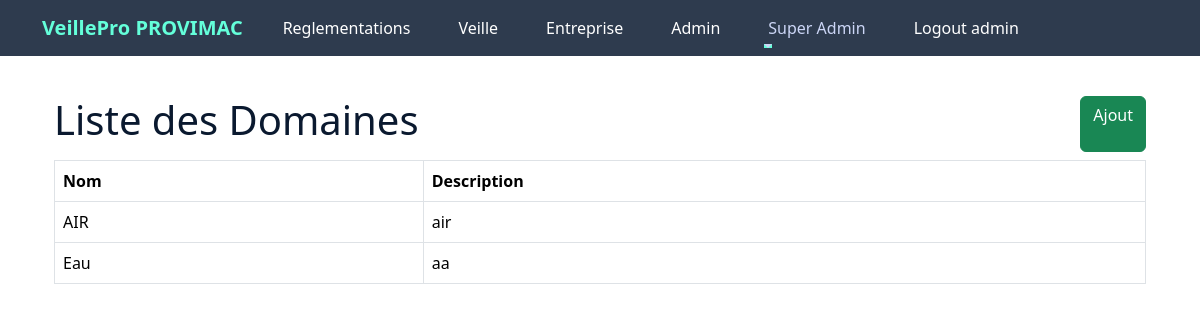
The app's page /domaines (signed in), older data.
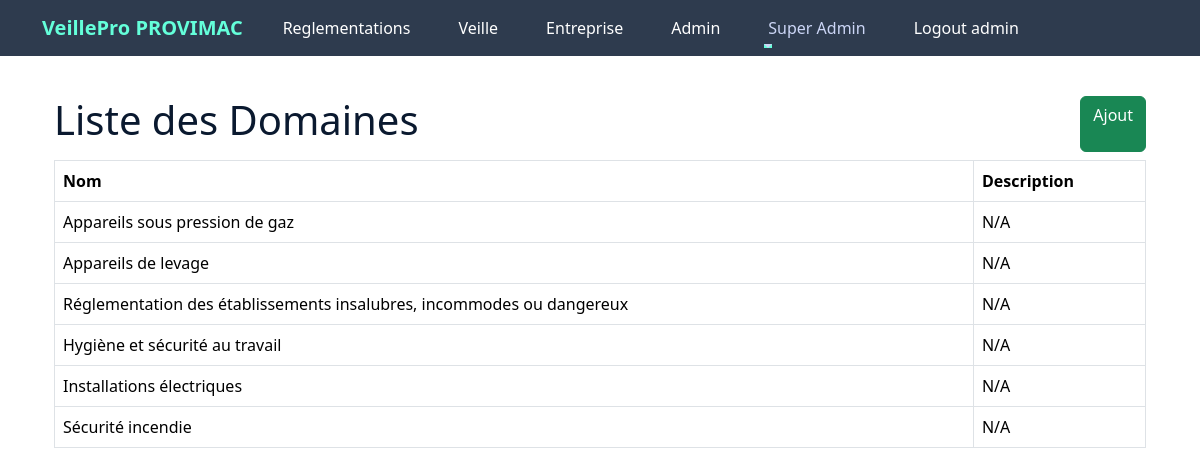
The same page, newer data.
### app/models.py (models this page shows, shortened)
class Entreprise(db.Model):
    __tablename__ = 'entreprise'
    id = db.Column(db.Integer, primary_key=True)
    nom = db.Column(db.String(100), nullable=False, unique=True )
    description = db.Column(db.Text, nullable=True)
    pays = db.Column(db.String(100), nullable=True)
    date_creation = db.Column(db.Date, nullable=True)
    utilisateurs = db.relationship('User', backref='entreprise', lazy=True,  cascade="all, delete-orphan")
    reglementations = db.relationship('EntrepriseReglementation', backref='entreprise', lazy=True,  cascade="all, delete-orphan")
    notifications = db.relationship('Notification', backref='entreprise', lazy=True)
    audits = db.relationship('Audit', backref='entreprise', lazy=True)
    secteurs = db.relationship('Secteur', secondary='entreprise_secteur', back_populates='entreprises')

class User(db.Model, UserMixin):
    __tablename__ = 'utilisateur'
    id = db.Column(db.Integer, primary_key=True)
    name = db.Column(db.String(50), nullable=False, unique=True)
    email = db.Column(db.String(120), unique=True, nullable=False)
    role = db.Column(db.Enum(RoleUtilisateur), nullable=False)
    password_hash = db.Column(db.String(128), nullable=False)
    entreprise_id = db.Column(db.Integer, db.ForeignKey('entreprise.id'), nullable=True)

class Domaine(db.Model):
    __tablename__ = 'domaine'
    id = db.Column(db.Integer, primary_key=True)
    nom = db.Column(db.String(100), nullable=False, unique=True)
    description = db.Column(db.Text, nullable=True)
    sous_domaines = db.relationship('SousDomaine', backref='domaine', lazy=True)

### app/routes/reglement.py (the view)
@bp.route('/domaines', methods=['GET'])
@role_required('ADMIN')
def liste_domaines():
    try:
        domaines = Domaine.query.all()
        return render_template('domaine/liste_domaines.html', domaines=domaines)
    except Exception as e:
        log_error(f"Erreur lors de la récupération des domaines : {str(e)}")
        flash(f"Erreur lors de la récupération des domaines : {str(e)}", "danger")
        return redirect(url_for('main.index'))  # Rediriger en cas d'erreur

### app/routes/admin.py (called while the page is built)
def role_required(allowed_roles):
    def decorator(f):
        @wraps(f)
        def decorated_function(*args, **kwargs):
            if not current_user.is_authenticated:
                flash("Vous devez être connecté pour accéder à cette page.", 'danger')
                return redirect(url_for('main.index'))
            if current_user.role.name not in allowed_roles:
                flash("Vous n'avez pas la permission d'accéder à cette page.", 'danger')
                return redirect(url_for('main.index'))
            return f(*args, **kwargs)
        return decorated_function
    return decorator

### app/templates/domaine/liste_domaines.html
{% extends "layout.html" %}
{% block content %}
<div class="container mt-4">
    <div class="d-flex justify-content-between mb-2">
        <h1>Liste des Domaines</h1>
        <a class="btn btn-success" href="{{ url_for('reglement.ajouter_domaine') }}">Ajout</a>
    </div>
    <table class="table table-bordered">
        <thead>
            <tr>
                <th>Nom</th>
                <th>Description</th>
            </tr>
        </thead>
        <tbody>
            {% for domaine in domaines %}
            <tr>
                <td>{{ domaine.nom }}</td>
                <td>{{ domaine.description or "N/A" }}</td>
            </tr>
            {% endfor %}
        </tbody>
    </table>
</div>
{% endblock %}

### app/templates/layout.html (shortened to what this page needs)
<!DOCTYPE html>
<html lang="en">
  <head>
    <link
      href="https://cdn.jsdelivr.net/npm/bootstrap@5.3.3/dist/css/bootstrap.min.css"
      rel="stylesheet"
 />
    <link rel="stylesheet"
      href="{{ url_for('static', filename='main.css') }}" />
    <link rel="stylesheet"
      href="https://cdnjs.cloudflare.com/ajax/libs/font-awesome/6.0.0-beta3/css/all.min.css">
  </head>
  <body class="layout-body">
    {% if current_user.is_authenticated %}
    <header class="site-header sticky-top">
      <nav class="navbar navbar-expand-lg navbar-dark">
        <div class="container">
          <a class="navbar-brand" href="/">VeillePro
            {{current_user.entreprise.nom}}</a>
          <div class="collapse navbar-collapse" id="navbarToggle">
            <ul class="navbar-nav me-auto mb-2 mb-lg-0">
              <li class="nav-item">
                <a class="nav-link text-white"
                  href="{{ url_for('reglement.liste_reglementations') }}">
                  Reglementations
                </a>
              </li>
              <li class="nav-item">
                <a class="nav-link text-white"
                  href="{{ url_for('entreprise.afficher_veille', entreprise_id=current_user.entreprise_id) }}">
                  Veille
                </a>
              </li>
              <li class="nav-item">
                <a class="nav-link text-white"
                  href="{{ url_for('entreprise.afficher_entreprise', entreprise_id=current_user.entreprise_id) }}">
                  Entreprise
                </a>
              </li>
              <li class="nav-item">
                <a class="nav-link text-white"
                  href="{{ url_for('manager.liste_utilisateurs', entreprise_id=current_user.entreprise.id) }}">
                  Admin
                </a>
              </li>
              {% if current_user.is_authenticated and current_user.role.name ==
              'ADMIN' %}
              <li class="nav-item dropdown">
                <a
                  class="nav-link dropdown-toggle {{ 'active' if request.endpoint.startswith('ingredient.') else '' }}"
                  href="#" id=" entrepriseDropdown" role="button"
                  data-bs-toggle="dropdown" aria-expanded="false">
                  Super Admin
                </a>
              </li>
              {% endif %}
              <li class="nav-item">
                <a class="nav-link text-white"
                  href="{{ url_for('admin.logout') }}">Logout {{
                  current_user.role.value }}</a>
              </li>
            </ul>
          </div>
        </div>
      </nav>
    </header>
    {% endif %}
    <div class="container mt-3">
        {% include 'main/flash_msg.html' %} {%block content %}
        {% endblock %}</div>
    <link
      href="https://cdnjs.cloudflare.com/ajax/libs/select2/4.0.13/css/select2.min.css"
      rel="stylesheet" />
  </body>
</html>

### app/static/main.css (style rules this page uses)
:root { --nomai: #5d91a5; --vert: #797d73; --roze: #fc83cd33; --blue: #0b76b488; --primary-color: #0a192f; --secondary-color: #172a45; --accent-color: #64ffda; --text-primary: #ccd6f6; --background-light: #233554; }
body { font-family: 'Segoe UI', system-ui, -apple-system, sans-serif; background-color: var(--primary-color); color: var(--text-primary); }
.navbar { background-color: var(--nomai); }
.nav-link { font-weight: 500; position: relative; border: none; }
@media (min-width: 768px) { .nav-link { font-size: 1rem; } }
@media (min-width: 768px) { .nav-link::before { content: ''; position: absolute; bottom: 0; left: 50%; transform: translatex(-50%); width: 0%; height: 2px; background-color: white; visibility: hidden; transition: 0.3s ease-in-out; } }
.btn { min-width: auto; }
:root { --primary-color: #0a192f; --secondary-color: #172a45; --accent-color: #64ffda; --text-primary: #ccd6f6; --text-secondary: #8892b0; --background-light: #233554; }
.navbar { background-color: rgba(10, 25, 47, 0.85); backdrop-filter: blur(10px); }
.navbar-brand { color: var(--accent-color); font-weight: bold; }
.nav-link { color: var(--text-primary); margin: 0 1rem; position: relative; }
.nav-link::after { content: ''; position: absolute; width: 0; height: 2px; bottom: 0; left: 0; background-color: var(--accent-color); transition: width 0.3s ease; }
.layout-body { background-color: white !important; color: var(--text-secondary); color: var(--primary-color); }

Row changes from the older to the newer data that the page shows:
removed Domaine: nom "Eau", description "aa"
added Domaine: nom "Appareils sous pression de gaz", description "N/A"
added Domaine: nom "Appareils de levage", description "N/A"
added Domaine: nom "Réglementation des établissements insalubres, incommodes ou dangereux", description "N/A"
added Domaine: nom "Hygiène et sécurité au travail", description "N/A"
added Domaine: nom "Installations électriques", description "N/A"
changed Domaine: nom "AIR" → "Sécurité incendie"; description "air" → "N/A"
